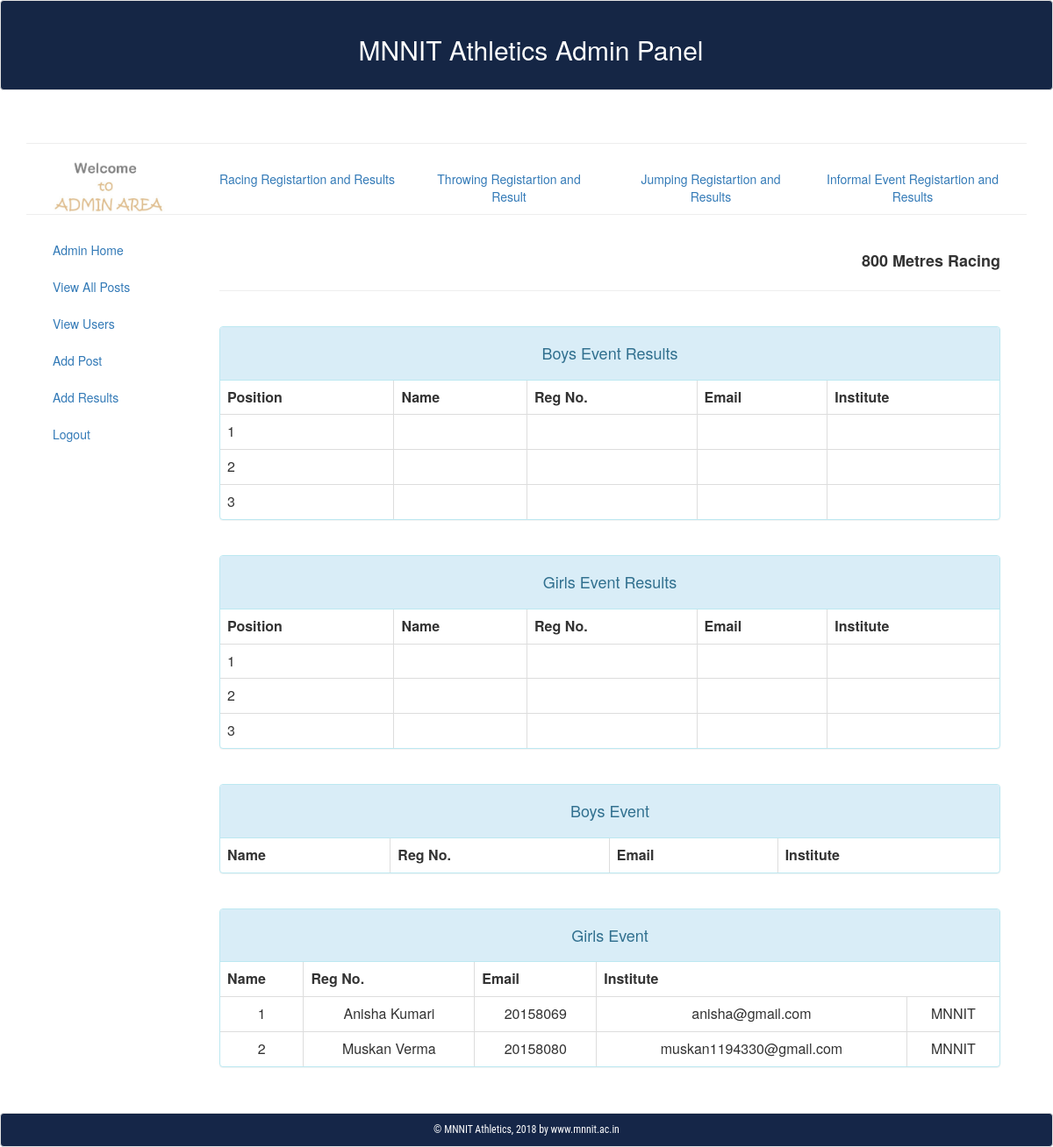
/admin_area/index.php?event_800mRace, run on the app's committed database.
### tables this page shows
CREATE TABLE `user` (
  `user_id` int(10) NOT NULL,
  `user_ip` varchar(255) NOT NULL,
  `name` text NOT NULL,
  `reg_no` int(10) NOT NULL,
  `email` varchar(100) NOT NULL,
  `password` varchar(100) NOT NULL,
  `gender` varchar(10) NOT NULL,
  `institute` varchar(255) NOT NULL,
  `course` text NOT NULL,
  `branch` text NOT NULL,
  `contact` varchar(255) NOT NULL,
  `image` text NOT NULL
);

### admin_area/event_800mRace.php (the view, shortened to what this page needs)
<?php
       include("includes/db.php");
	   $get_event = "select * from event_result WHERE event_name='800m Race'";
	   $run_event = mysqli_query($connect,$get_event);
	   $row_event = mysqli_fetch_array($run_event);
		   $id1_b = $row_event['winner1_id_b'];
		   $id2_b = $row_event['winner2_id_b'];
		   $id3_b = $row_event['winner3_id_b'];
		   $id1_g = $row_event['winner1_id_g'];
		   $id2_g = $row_event['winner2_id_g'];
		   $id3_g = $row_event['winner3_id_g'];
	?>
<div class="col-md-12 text-secondary">
	<div class="text-right">
	<br><p><b style='text-align:center;font-size:18px;'>800 Metres Racing</b></p><hr></br>
	</div>
		 <div class="panel panel-default panel-info">
		  	<div class="panel-heading" align='center'><h4 >Boys Event Results</h4></div>
				  	<table class="table table-bordered">
				  		<thead align="center">
				  			<tr>
				  				<th>Position</th>
								<th>Name</th>
								<th>Reg No.</th>
						        <th>Email</th>
								<th>Institute</th>
				  			</tr>
				  		</thead>
					<?php
					   $j=1;
					      list($name,$reg_no,$email,$institute) = get_result($id1_b,$j);
						  $j++;
					   ?>
						   	<tr align='left'>
					            <td align='left'>1</td>
					            <td align='left'> <?php echo $name;?></td>
					            <td align='left'><?php echo $reg_no; ?></td>
					            <td align='left'><?php echo $email; ?></td>
					            <td align='left'><?php echo $institute; ?></td>
					    	</tr>
					<?php
					    list($name,$reg_no,$email,$institute) = get_result($id2_b,$j);
						$j++;
					?>
					        <tr align='left'>
					            <td align='left'>2</td>
					            <td align='left'> <?php echo $name;?></td>
					            <td align='left'><?php echo $reg_no; ?></td>
					            <td align='left'><?php echo $email; ?></td>
					            <td align='left'><?php echo $institute; ?></td>
					    	</tr>
					<?php
					    list($name,$reg_no,$email,$institute) = get_result($id3_b,$j);
					?>
					        <tr align='left'>
					            <td align='left'>3</td>
					            <td align='left'> <?php echo $name;?></td>
					            <td align='left'><?php echo $reg_no; ?></td>
					            <td align='left'><?php echo $email; ?></td>
					            <td align='left'><?php echo $institute; ?></td>
					    	</tr>
					</table>
		</div><br>
</div>
	<div class="col-md-12 text-secondary">
		<div class="panel panel-default panel-info">
		  	<div class="panel-heading" align='center'><h4 >Girls Event Results</h4></div>
				  	<table class="table table-bordered">
				  		<thead align="center">
				  			<tr>
				  				<th>Position</th>
								<th>Name</th>
								<th>Reg No.</th>
						        <th>Email</th>
								<th>Institute</th>
				  			</tr>
				  		</thead>
					<?php
					   $j=1;
					      list($name,$reg_no,$email,$institute) = get_result($id1_g,$j);
						  $j++;
					   ?>
						   	<tr align='left'>
					            <td align='left'>1</td>
					            <td align='left'> <?php echo $name;?></td>
					            <td align='left'><?php echo $reg_no; ?></td>
					            <td align='left'><?php echo $email; ?></td>
					            <td align='left'><?php echo $institute; ?></td>
					    	</tr>
					<?php
					    list($name,$reg_no,$email,$institute) = get_result($id2_g,$j);
						$j++;
					?>
					        <tr align='left'>
					            <td align='left'>2</td>
					            <td align='left'> <?php echo $name;?></td>
					            <td align='left'><?php echo $reg_no; ?></td>
					            <td align='left'><?php echo $email; ?></td>
					            <td align='left'><?php echo $institute; ?></td>
					    	</tr>
					<?php
					    list($name,$reg_no,$email,$institute) = get_result($id3_g,$j);
					?>
					        <tr align='left'>
					            <td align='left'>3</td>
					            <td align='left'> <?php echo $name;?></td>
					            <td align='left'><?php echo $reg_no; ?></td>
					            <td align='left'><?php echo $email; ?></td>
					            <td align='left'><?php echo $institute; ?></td>
					    	</tr>
					</table>
			</div><br>
		</div>
<div class="col-md-12 text-secondary">
		<div class="panel panel-default panel-info">
		  	<div class="panel-heading" align='center'><h4 >Boys Event</h4></div>
				  	<table class="table table-bordered">
				  		<thead align="center">
				  			<tr>
				  				<th<S.No</th>
								<th>Name</th>
								<th>Reg No.</th>
						        <th>Email</th>
								<th>Institute</th>
				  			</tr>
				  		</thead>
		</table>
	</div><br>
</div>
<div class="col-md-12 text-secondary">
		<div class="panel panel-default panel-info">
		  	<div class="panel-heading" align='center'><h4 >Girls Event</h4></div>
				  	<table class="table table-bordered">
				  		<thead align="center">
				  			<tr>
				  				<th<S.No</th>
								<th>Name</th>
								<th>Reg No.</th>
						        <th>Email</th>
								<th>Institute</th>
				  			</tr>
				  		</thead>
		   <?php
		      		include("includes/db.php");
		      		$get_user = "select user_id from registered_participant where event_name='800m Race' and gender='Female'";
	         		$run_user = mysqli_query($connect,$get_user);
			 		$j=0;
			 		while($row_user = mysqli_fetch_array($run_user)){
				 	$j++;
				 	$user = $row_user['user_id'];
				  	$get_userinfo = "select * from user where user_id='$user'";
	              	$run_userinfo = mysqli_query($connect,$get_userinfo);
				   	while($row_userinfo= mysqli_fetch_array($run_userinfo)){
				  	$user_name = $row_userinfo['name'];
		          	$reg_no=$row_userinfo['reg_no'];
		            $email=$row_userinfo['email'];
		            $institute = $row_userinfo['institute'];
	     	  ?>
					<tr align="center">
                        <td><?php echo $j?></td>
		                <td><?php echo $user_name;?></td>
		                <td><?php echo $reg_no;?></td>
		                <td><?php echo $email;?></td>
		                <td><?php echo $institute;?></td>
                    </tr>
			 <?php
			}
			}
		?>
		</table>
	</div><br>
</div>

### data on the page
user: name "Anisha Kumari", reg_no "20158069", email "anisha@gmail.com", institute "MNNIT"
user: name "Muskan Verma", reg_no "20158080", email "muskan1194330@gmail.com", institute "MNNIT"
